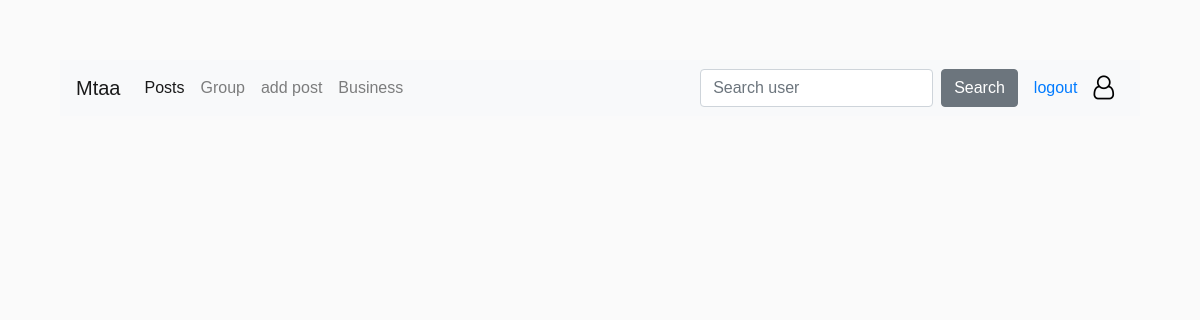
Before: /group/ with the older database file.
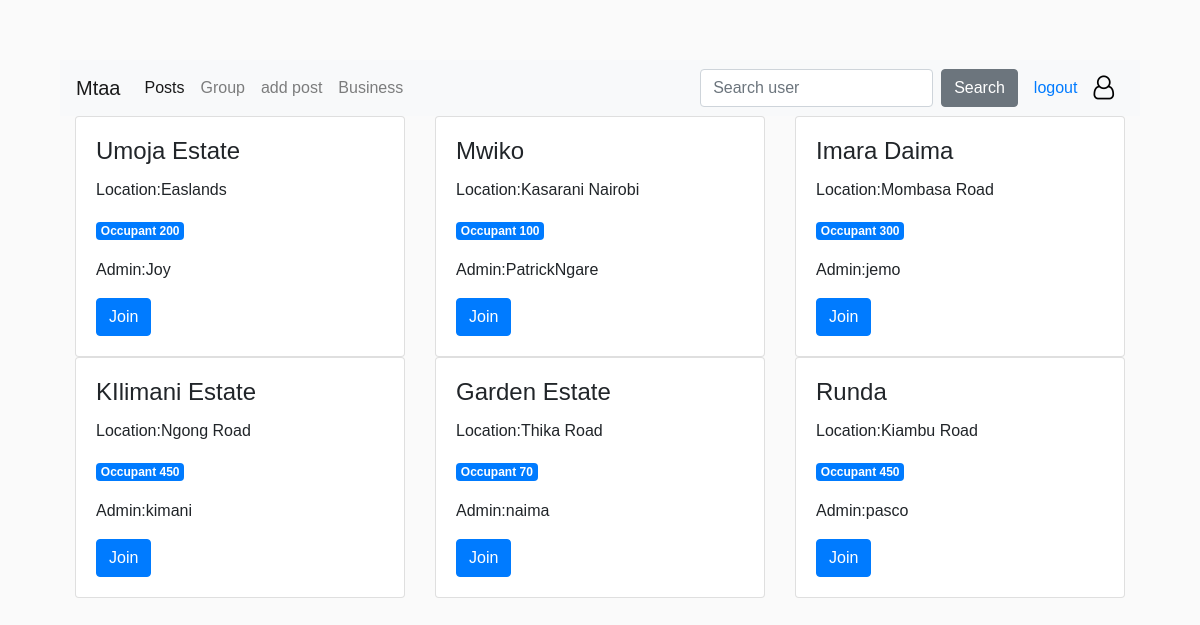
After: the same page with the newer database file.
### Hood/models.py (models this page shows, shortened)
class Neigbourhood(models.Model):
    neighbourhood_name=models.CharField(max_length=60)
    neighbourhood_location=models.CharField(max_length=60)
    occupant_count=models.PositiveIntegerField()
    admin=models.ForeignKey(User,null=True,on_delete=models.CASCADE)

### Hood/views.py (the view)
# urls.py: url(r'^group/',views.group,name='group'),
def group(request):
    group=Neigbourhood.objects.all()
    return render(request,'temps/group.html',{'group':group})

### Hood/templates/temps/group.html (shortened to what this page needs)
{% extends 'temps/base.html' %}
{% load static %}
{% block content %}
<div class="container">
<div class="row">
        {% for gro in group %}
    <div class="col-sm-4">
        <div class="card" >
            <div class="card-body">
              <h4 class="card-title">{{gro.neighbourhood_name}}</h4>
              <p class="card-text">Location:{{gro.neighbourhood_location}}</p>
              <p class="card-text"><span class="badge badge-primary">Occupant {{gro.occupant_count}}</span></p>
              <P class="card-text" >Admin:{{gro.admin}}</P>
              <a href="#" class="btn btn-primary">Join</a>
            </div>
          </div>
    </div>
    {% endfor %}
</div>
</div>
{% endblock  %}

### Hood/templates/temps/base.html (shortened to what this page needs)
{% load bootstrap4 %}
{% load static %}
<!DOCTYPE html>
<html lang="en">
<head>
    {% block styles %}
    {% bootstrap_css %}
    <link rel="stylesheet" href="{% static 'css/index.css' %}">
    <link href="https://maxcdn.bootstrapcdn.com/font-awesome/4.7.0/css/font-awesome.min.css" rel="stylesheet">
   {% endblock %}
</head>
<body>
 {% include "navbar.html" %}
{% block content %}
{% endblock %}
</body>
</html>

### Hood/templates/navbar.html (shortened to what this page needs)
<nav class="navbar navbar-expand-lg navbar-light bg-light">
    <a class="navbar-brand" href="{% url 'index'%}">Mtaa </a>
    <div class="collapse navbar-collapse" id="navbarSupportedContent">
      <ul class="navbar-nav mr-auto">
        <li class="nav-item active">
          <a class="nav-link" href="{% url 'post'%}">Posts <span class="sr-only">(current)</span></a>
        </li>
        <li class="nav-item">
          <a class="nav-link" href="{% url 'group'%}">Group</a>
        </li>
        <li class="nav-item">
          <a class="nav-link" href="{% url 'upload'  %}">add post</a>
        </li>
        <li class="nav-item">
            <a class="nav-link" href="{% url 'allbiz' %}">Business</a>
          </li>
      </ul>
      <form class="form-inline" role="search" action="{% url 'search_results' %} ">
          <input class="form-control mr-sm-2" type="search" placeholder="Search user"name="business">
          <button class="btn btn-secondary my-2 my-sm-0" type="submit">Search</button>
        </form>
              <a class="nav-link" href="/logout">logout</a>
           <a href="{% url 'single_profile'%}" id="instTitle" style=" margin-right:10px; font-size:25px;">
        <i class="fa fa-user-o" style="font-size:24px;color:black"></i>
      </a>
    </div>
  </nav>

### static/css/index.css (style rules this page uses)
body { background-color: #fafafa; padding: 60px; font-family: 'Droid Sans', sans-serif; }
a { text-decoration: none; }

Changed rows visible on the page:
added Neigbourhood: neighbourhood_name "Umoja Estate", neighbourhood_location "Easlands", occupant_count "200", admin "Joy"
added Neigbourhood: neighbourhood_name "Mwiko", neighbourhood_location "Kasarani Nairobi", occupant_count "100", admin "PatrickNgare"
added Neigbourhood: neighbourhood_name "Imara Daima", neighbourhood_location "Mombasa Road", occupant_count "300", admin "jemo"
added Neigbourhood: neighbourhood_name "KIlimani Estate", neighbourhood_location "Ngong Road", occupant_count "450", admin "kimani"
added Neigbourhood: neighbourhood_name "Garden Estate", neighbourhood_location "Thika Road", occupant_count "70", admin "naima"
added Neigbourhood: neighbourhood_name "Runda", neighbourhood_location "Kiambu Road", occupant_count "450", admin "pasco"
